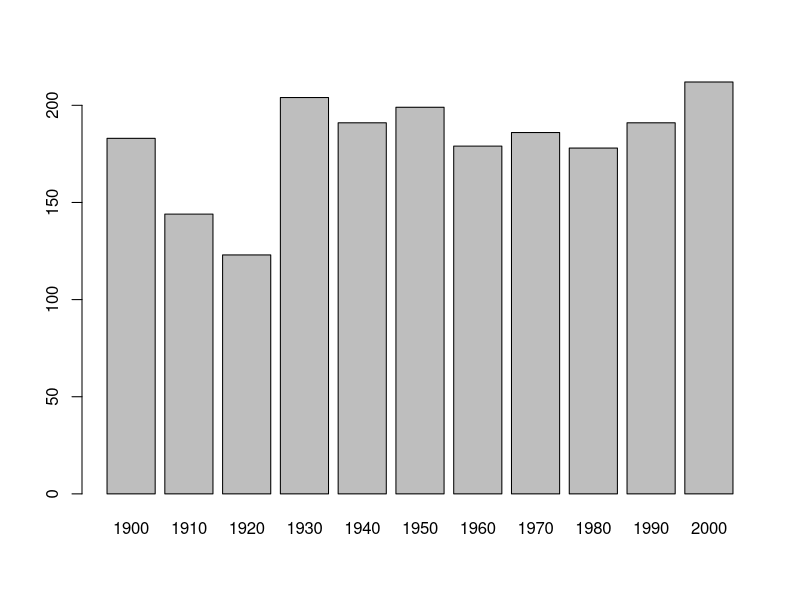
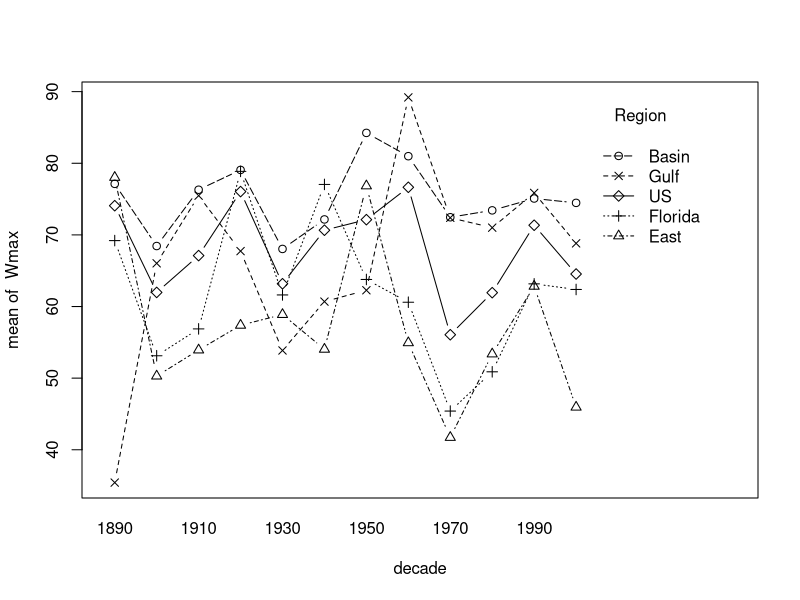
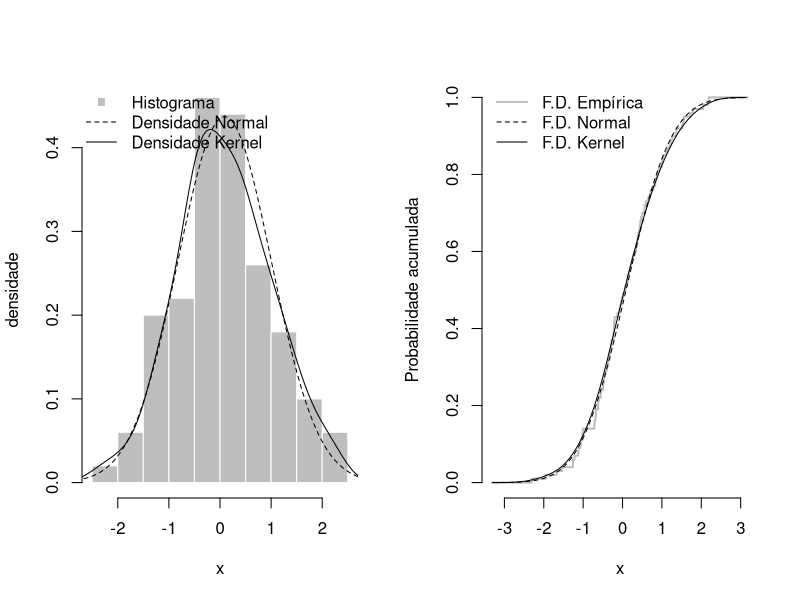
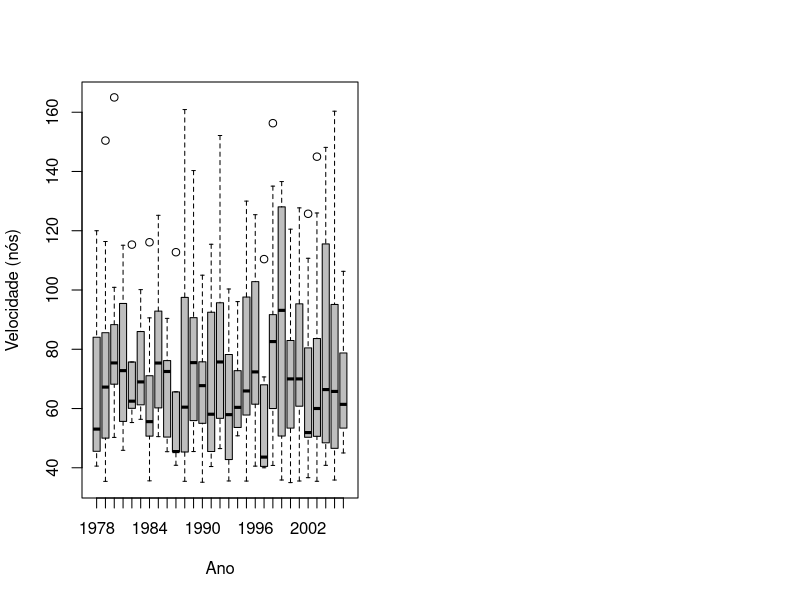
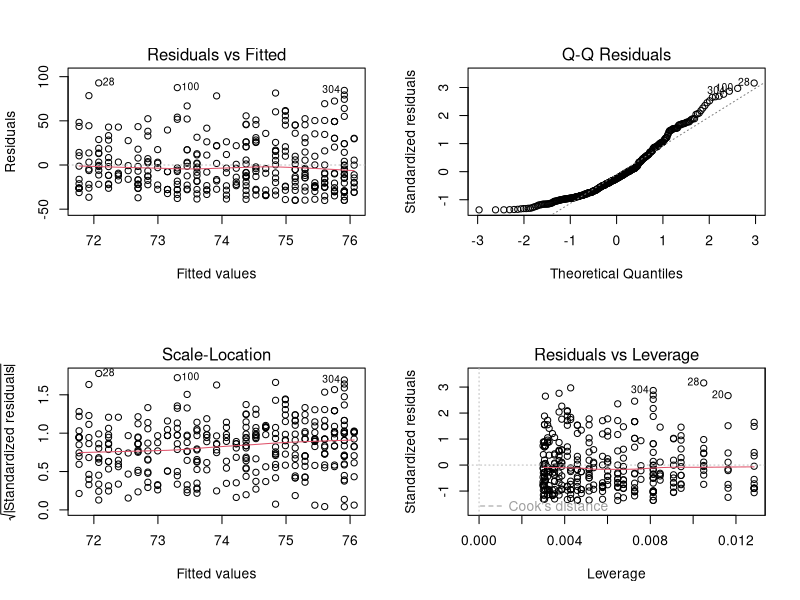
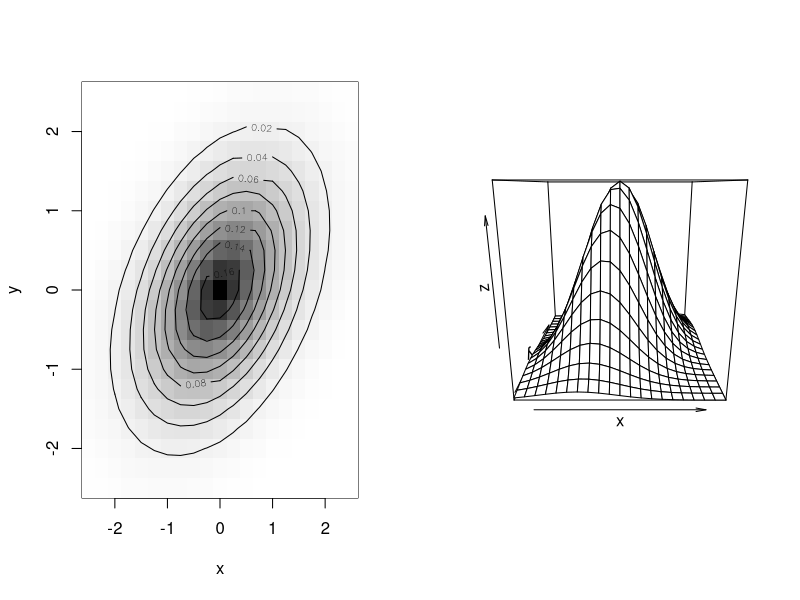
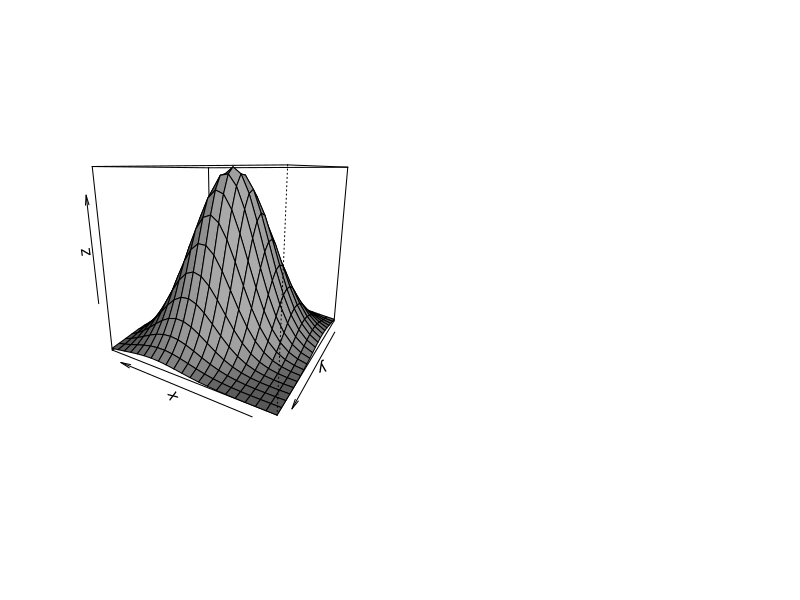

Write the R code that produced these figures, in order.
## EST171 - Métodos Computacionais para Análise de Risco
## Código da aula 05 - Gráficos no R




## Dados de ciclones tropicais nos EUA de 1899-2006

StormMax = read.table("../datasets/extremedatasince1899.csv", header=T, sep=",")
attach(StormMax)


table( trunc(Yr/10)*10 )[-1]


# gráfico de barra do número de ciclones por década

barplot( table( trunc(Yr/10)*10 )[-1] )


# gráfico de linhas - vel. média por década e região

decade = trunc(Yr/10)*10
interaction.plot(decade, Region, Wmax, type="b", pch=1:5)




## Graficos lado a lado


set.seed(123)
x = rnorm(100)    # gerando amostra
par(mfrow=c(1,2)) # plotar com 1 linha e 2 colunas

## grafico 1: histograma
hist(x, xlab="x", ylab="densidade", main="", col="grey", border="white", probability=T)

# adicionar linhas da densidade (normal com estimadores de momentos)
u = seq(min(x)-1, max(x)+1, by=.01)
lines(u, dnorm(u,mean(x),sd(x)), lty=2)

# densidade estimada com kernel da normal
d = density(x)
lines(d$x, d$y)

# adicionar legenda
legend("topleft", legend=c("Histograma","Densidade Normal", "Densidade Kernel"),
       col=c("grey","black","black"), lwd=c(NA,1,1), lty=c(NA,2,1),
       pch=c(15,NA,NA), bty="n")

## grafico 2: função de distribuição empírica
F.empirica = function(y){
  mean(x<=y)
}

plot(u, Vectorize(F.empirica)(u), type="s", lwd=2, col="grey",
     xlab="x", ylab="Probabilidade acumulada", main="", axes=FALSE)
axis(1); axis(2)  # adicionar eixos
lines(d$x, cumsum(d$y)*diff(d$x)[1])      # f.d. kernel
lines(u, pnorm(u,mean(x),sd(x)), lty=2)   # f.d. normal

# adicionar legenda
legend("topleft", c("F.D. Empírica", "F.D. Normal", "F.D. Kernel"),
       col=c("grey","black","black"), lwd=c(2,1,1), lty=c(1,2,1), bty="n")





## Graficos para classes de objetos
## Voltando aos dados de ciclones...


# selecionando ciclones que ocorreram após 1977 na região 'Basin'
StormMax.Basin = subset(StormMax, (Region=="Basin")&(Yr>1977))
attach(StormMax.Basin)


# boxplot da velocidade por ano

boxplot(Wmax ~ as.factor(Yr), xlab="Ano", ylab="Velocidade (nós)", col="grey")




# regressão linear entre velocidade do vento e ano
model = lm(Wmax ~ Yr)
par(mfrow=c(2,2))
plot(model)


## Graficos 3D

# exemplo normal bivariada

binorm = function(x1,x2,r=0){
  exp( -(x1^2 + x2^2 - 2*r*x1*x2)/( 2*(1-r^2) ) )/( 2*pi*sqrt(1-r^2) )
}




x = y = seq(-2.5, 2.5, by=.25)
z = outer(x, y, function(u,v) binorm(u,v,r=.4))

## para escolher as cores
# install.packages("RColorBrewer")
require(RColorBrewer)
gray.col = gray.colors(n=100, start=0, end=1)

par(mfrow=c(1,2))

# gráfico 1: curva de níveis
image(x, y, z, col=rev(gray.col))
contour(x, y, z, add=TRUE)

# grafico 2: superfície 3D
persp(x, y, z)


persp(x, y, z, theta=210, col=gray.col[45], shade=TRUE)
